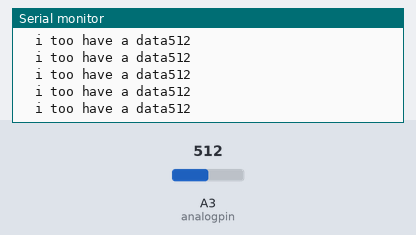
The sketch below on a simulated Arduino Uno, built with avr-gcc and run on an emulated ATmega328P. Shown: the last lines printed to the serial monitor. The inputs (shaded band) are chosen by the test bench; at power-on: A3 (analogpin) = 512.

Above: at 1.2 s.
1.3 s: A3 (analogpin) set to 106
At 1.8 s:
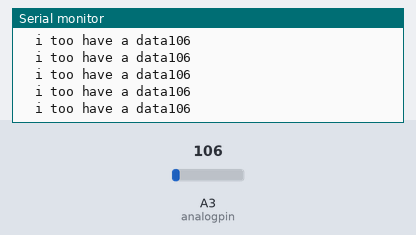
4.3 s: A3 (analogpin) set to 91
At 4.8 s:
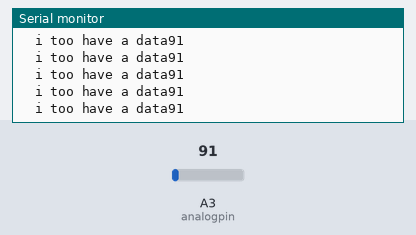
13.3 s: A3 (analogpin) set to 8
At 14.0 s:
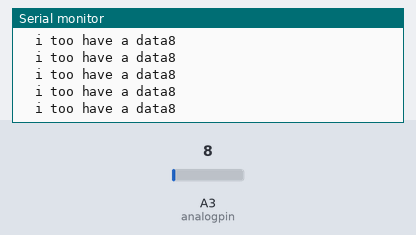
16.3 s: A3 (analogpin) set to 11
At 16.8 s:
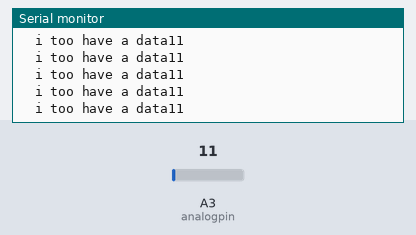
Timing chart, 0 to 19.3 s (numbered marks = the images above; inputs shaded):
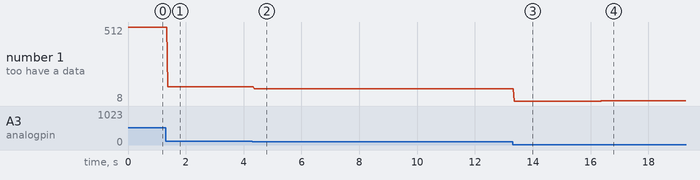

Measured:
- after the input at 1.3 s, the serial monitor: prints a new line after 0.07 s (image 1)
- after the input at 4.3 s, the serial monitor: prints a new line after 0.06 s (image 2)
- after the input at 13.3 s, the serial monitor: prints a new line after 0.05 s (image 3)
- after the input at 16.3 s, the serial monitor: prints a new line after 0.06 s (image 4)
- plotted number 1: 512 → 106 after the input at 1.3 s, 106 → 91 after the input at 4.3 s, 91 → 8 after the input at 13.3 s, 8 → 11 after the input at 16.3 s

The sketch:

serial.ino.ino
```cpp
#include<SoftwareSerial.h>
//int SoftwareSerial(2,3);
int analogpin = 3;
int data = 0;
void setup() {
  // put your setup code here, to run once:
  Serial.begin(9600);
}

void loop() {
  // put your main code here, to run repeatedly:
  data = analogRead(analogpin);
  Serial.println(data);
  Serial.print("\t");
  Serial.print("i too have a data");
}
```
